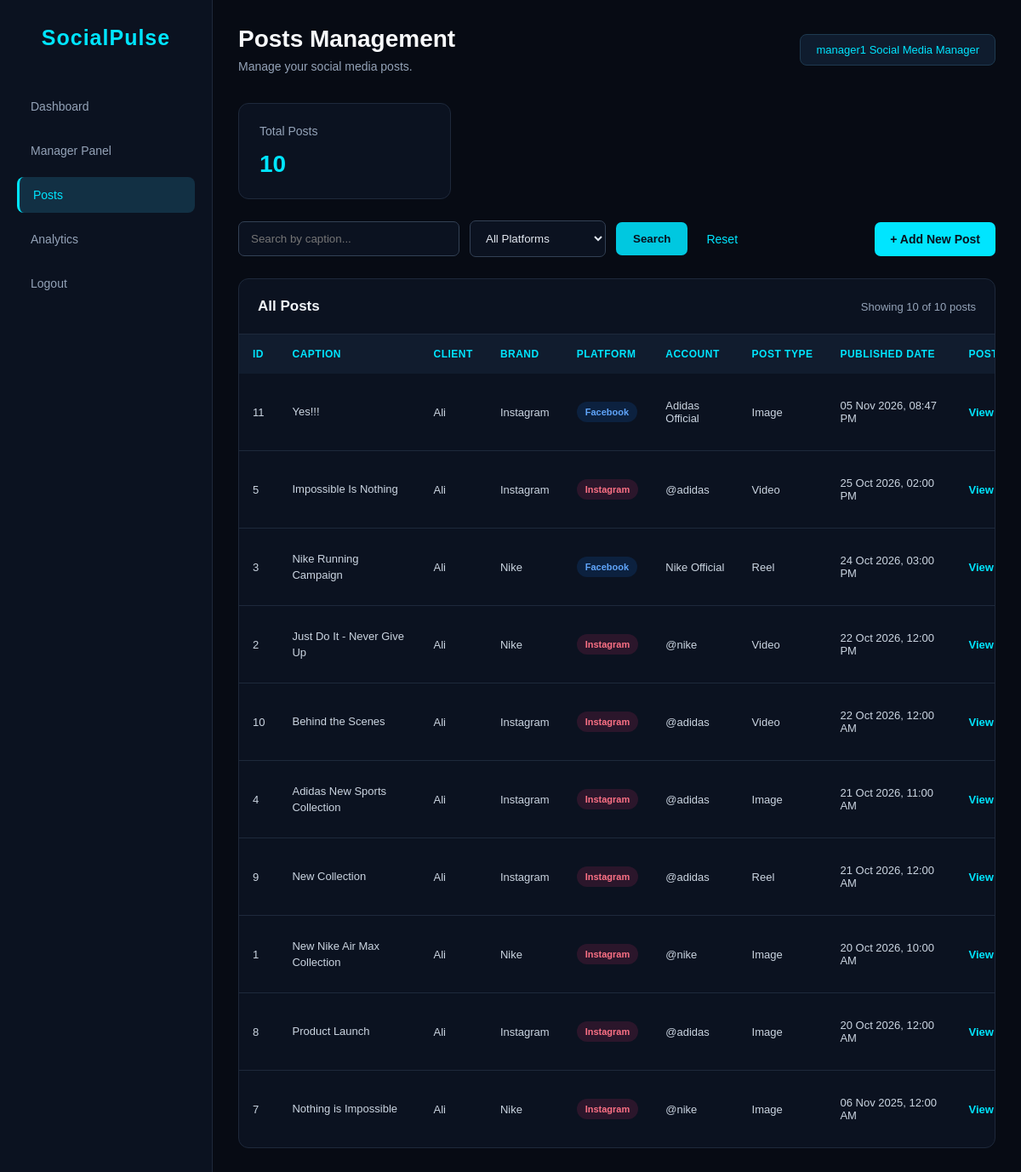
Page /public/posts.php (signed in) on the committed database.
### tables this page shows
CREATE TABLE `posts` (
  `post_id` int NOT NULL AUTO_INCREMENT,
  `account_id` int NOT NULL,
  `caption` text,
  `post_type` varchar(50) DEFAULT NULL,
  `published_at` datetime DEFAULT NULL,
  `post_url` varchar(500) DEFAULT NULL,
  PRIMARY KEY (`post_id`),
  KEY `account_id` (`account_id`),
  CONSTRAINT `posts_ibfk_1` FOREIGN KEY (`account_id`) REFERENCES `social_accounts` (`account_id`) ON DELETE CASCADE
);

CREATE TABLE `clients` (
  `client_id` int NOT NULL AUTO_INCREMENT,
  `client_name` varchar(100) NOT NULL,
  `created_at` timestamp NULL DEFAULT CURRENT_TIMESTAMP,
  PRIMARY KEY (`client_id`)
);

CREATE TABLE `brands` (
  `brand_id` int NOT NULL AUTO_INCREMENT,
  `client_id` int NOT NULL,
  `brand_name` varchar(100) NOT NULL,
  `created_at` timestamp NULL DEFAULT CURRENT_TIMESTAMP,
  PRIMARY KEY (`brand_id`),
  KEY `client_id` (`client_id`),
  CONSTRAINT `brands_ibfk_1` FOREIGN KEY (`client_id`) REFERENCES `clients` (`client_id`)
);

CREATE TABLE `social_accounts` (
  `account_id` int NOT NULL AUTO_INCREMENT,
  `brand_id` int NOT NULL,
  `platform` enum('Instagram','Facebook') NOT NULL,
  `account_name` varchar(150) NOT NULL,
  `platform_account_id` varchar(150) DEFAULT NULL,
  PRIMARY KEY (`account_id`),
  KEY `brand_id` (`brand_id`),
  CONSTRAINT `social_accounts_ibfk_1` FOREIGN KEY (`brand_id`) REFERENCES `brands` (`brand_id`) ON DELETE CASCADE
);

### includes/auth.php (called while the page is built, shortened)
<?php
function getUserRole()
{
    return $_SESSION['role'] ?? null;
}

### public/posts.php (the view, shortened to what this page needs)
<?php
require_once __DIR__ . '/../config/database.php';
require_once __DIR__ . '/../includes/auth.php';
$userId = getUserId();
$userRole = getUserRole();
$search = trim($_GET['search'] ?? '');
$limit = 10;
$page = filter_input(INPUT_GET, 'page', FILTER_VALIDATE_INT);
if (!$page || $page < 1) {
    $page = 1;
}
$offset = ($page - 1) * $limit;
$where = [];
$params = [];
if ($userRole === 'Social Media Manager') {
    $where[] = "EXISTS (
        SELECT 1
        FROM brand_members bm
        WHERE bm.brand_id = b.brand_id
        AND bm.user_id = ?
    )";
    $params[] = $userId;
}
$whereSQL = '';
if (!empty($where)) {
    $whereSQL = ' WHERE ' . implode(' AND ', $where);
}
try {
    $sql = "SELECT COUNT(*)
            FROM posts p
            INNER JOIN social_accounts sa
                ON p.account_id = sa.account_id
            INNER JOIN brands b
                ON sa.brand_id = b.brand_id
            $whereSQL";
    $stmt = $pdo->prepare($sql);
    $stmt->execute($params);
    $totalPosts = (int)$stmt->fetchColumn();
    $sql = "SELECT
                p.post_id,
                p.caption,
                p.post_type,
                p.published_at,
                p.post_url,
                sa.platform,
                sa.account_name,
                b.brand_name,
                c.client_name
            FROM posts p
            INNER JOIN social_accounts sa
                ON p.account_id = sa.account_id
            INNER JOIN brands b
                ON sa.brand_id = b.brand_id
            INNER JOIN clients c
                ON b.client_id = c.client_id
            $whereSQL
            ORDER BY p.published_at DESC
            LIMIT $limit OFFSET $offset";
    $stmt = $pdo->prepare($sql);
    $stmt->execute($params);
    $posts = $stmt->fetchAll(PDO::FETCH_ASSOC);
} catch (PDOException $e) {
    error_log($e->getMessage());
    http_response_code(500);
    exit('Unable to load posts. Please try again.');
}
function escape($value)
{
    return htmlspecialchars((string)$value, ENT_QUOTES, 'UTF-8');
}
?>
<!DOCTYPE html>
<html lang="en">
<head>
    <link rel="stylesheet" href="../assets/css/dashboard.css">
    <link rel="stylesheet" href="../assets/css/posts.css">
</head>
<body>
    <div class="dashboard-container">
        <aside class="sidebar">
            <h2>SocialPulse</h2>
            <nav>
                <a href="dashboard.php">Dashboard</a>
                <?php if ($userRole === 'Social Media Manager'): ?>
                    <a href="manager/index.php">Manager Panel</a>
                <?php endif; ?>
                <a href="posts.php" class="active">Posts</a>
                <a href="metrics.php">Analytics</a>
                <a href="logout.php">Logout</a>
            </nav>
        </aside>
        <main class="main-content">
            <header class="topbar">
                <div>
                    <h1>Posts Management</h1>
                    <p>Manage your social media posts.</p>
                </div>
                <div class="user-info">
                    <span><?= escape($_SESSION['name'] ?? 'User') ?></span>
                    <span><?= escape($userRole) ?></span>
                </div>
            </header>
            <section class="posts-summary">
                <div class="analytics-card">
                    <h3>Total Posts</h3>
                    <h2><?= number_format($totalPosts) ?></h2>
                </div>
            </section>
            <section class="posts-toolbar">
                <form method="GET" action="posts.php" class="posts-filter-form">
                    <input
                        type="text"
                        name="search"
                        placeholder="Search by caption..."
                        value="<?= escape($search) ?>">
                    <select name="platform">
                        <option value="">All Platforms</option>
                    </select>
                    <button type="submit">Search</button>
                    <a href="posts.php">Reset</a>
                </form>
                <a href="posts/add.php" class="add-post-btn">
                    + Add New Post
                </a>
            </section>
            <section class="posts-table-container">
                <div class="table-header">
                    <h3>All Posts</h3>
                    <span>
                        Showing <?= count($posts) ?> of <?= $totalPosts ?> posts
                    </span>
                </div>
                <?php if (empty($posts)): ?>
                    <div class="empty-state">
                        <h3>No Posts Found</h3>
                        <p>
                            No posts match your search or filter.
                        </p>
                    </div>
                <?php else: ?>
                    <div class="table-responsive">
                        <table class="posts-table">
                            <thead>
                                <tr>
                                    <th>ID</th>
                                    <th>Caption</th>
                                    <th>Client</th>
                                    <th>Brand</th>
                                    <th>Platform</th>
                                    <th>Account</th>
                                    <th>Post Type</th>
                                    <th>Published Date</th>
                                    <th>Post URL</th>
                                </tr>
                            </thead>
                            <tbody>
                                <?php foreach ($posts as $post): ?>
                                    <tr>
                                        <td>
                                            <?= (int)$post['post_id'] ?>
                                        </td>
                                        <td class="caption-cell">
                                            <?= escape($post['caption']) ?>
                                        </td>
                                        <td>
                                            <?= escape($post['client_name']) ?>
                                        </td>
                                        <td>
                                            <?= escape($post['brand_name']) ?>
                                        </td>
                                        <td>
                                            <span class="platform-badge
                                            <?= strtolower(escape($post['platform'])) ?>">
                                                <?= escape($post['platform']) ?>
                                            </span>
                                        </td>
                                        <td>
                                            <?= escape($post['account_name']) ?>
                                        </td>
                                        <td>
                                            <?= escape($post['post_type']) ?>
                                        </td>
                                        <td>
                                            <?= escape(
                                                date(
                                                    'd M Y, h:i A',
                                                    strtotime($post['published_at'])
                                                )
                                            ) ?>
                                        </td>
                                        <td>
                                            <?php if (!empty($post['post_url'])): ?>
                                                <a
                                                    href="<?= escape($post['post_url']) ?>"
                                                    target="_blank"
                                                    rel="noopener noreferrer"
                                                    class="post-link">
                                                    View Post
                                                </a>
                                            <?php else: ?>
                                                <span>-</span>
                                            <?php endif; ?>
                                        </td>
                                    </tr>
                                <?php endforeach; ?>
                            </tbody>
                        </table>
                    </div>
                <?php endif; ?>
            </section>
        </main>
    </div>
</body>
</html>

### assets/css/dashboard.css (style rules this page uses)
* { margin: 0; padding: 0; box-sizing: border-box; }
body { font-family: Arial, Helvetica, sans-serif; background: #070b14; color: #e2e8f0; }
a { text-decoration: none; color: inherit; }
button, input { font-family: inherit; }
.dashboard-container { display: flex; min-height: 100vh; }
.sidebar { width: 250px; min-width: 250px; background: #0b1220; border-right: 1px solid #1e293b; padding: 30px 20px; display: flex; flex-direction: column; }
.sidebar h2 { color: #00e5ff; font-size: 25px; margin-bottom: 45px; text-align: center; letter-spacing: 1px; }
.sidebar nav { display: flex; flex-direction: column; gap: 10px; }
.sidebar nav a { display: block; padding: 13px 16px; color: #94a3b8; border-radius: 8px; font-size: 14px; transition: 0.3s ease; }
.sidebar nav a.active { background: #123044; color: #00e5ff; border-left: 3px solid #00e5ff; }
.main-content { flex: 1; min-width: 0; padding: 30px; overflow-x: hidden; }
.topbar { display: flex; justify-content: space-between; align-items: center; gap: 20px; margin-bottom: 35px; }
.topbar h1 { font-size: 28px; margin-bottom: 8px; color: #f8fafc; }
.topbar p { color: #94a3b8; font-size: 14px; }
.user-info { background: #0f1c2e; border: 1px solid #1e3a50; padding: 10px 18px; border-radius: 8px; color: #00e5ff; font-size: 13px; }
.analytics-card { background: #0b1220; border: 1px solid #1e293b; padding: 24px; border-radius: 12px; transition: 0.3s ease; min-width: 0; }
.analytics-card h3 { color: #94a3b8; font-size: 14px; font-weight: normal; margin-bottom: 15px; }
.analytics-card h2 { color: #00e5ff; font-size: 28px; font-weight: bold; overflow-wrap: anywhere; }

### assets/css/posts.css (style rules this page uses)
.posts-summary { margin-bottom: 25px; }
.posts-summary .analytics-card { max-width: 250px; }
.posts-toolbar { display: flex; justify-content: space-between; align-items: center; flex-wrap: wrap; gap: 20px; margin-bottom: 25px; }
.posts-filter-form { display: flex; align-items: center; flex-wrap: wrap; gap: 12px; }
.posts-filter-form input, .posts-filter-form select { background: #0b1220; color: #e2e8f0; border: 1px solid #334155; border-radius: 7px; padding: 12px 14px; outline: none; }
.posts-filter-form input { width: 260px; }
.posts-filter-form select { min-width: 160px; }
.posts-filter-form button { background: #00c8e0; color: #07111e; border: none; padding: 12px 20px; border-radius: 7px; font-weight: bold; cursor: pointer; transition: 0.3s; }
.posts-filter-form a { color: #00e5ff; padding: 10px; font-size: 14px; }
.add-post-btn { display: inline-block; background: #00e5ff; color: #07111e; padding: 12px 18px; border-radius: 7px; font-size: 14px; font-weight: bold; transition: 0.3s; }
.posts-table-container { background: #0b1220; border: 1px solid #1e293b; border-radius: 12px; overflow: hidden; }
.table-header { display: flex; justify-content: space-between; align-items: center; flex-wrap: wrap; gap: 12px; padding: 22px; border-bottom: 1px solid #1e293b; }
.table-header h3 { color: #f1f5f9; font-size: 17px; }
.table-header span { color: #94a3b8; font-size: 13px; }
.table-responsive { width: 100%; overflow-x: auto; }
.posts-table { width: 100%; border-collapse: collapse; min-width: 1050px; }
.posts-table th { background: #111c2e; color: #00e5ff; text-align: left; padding: 16px; font-size: 12px; text-transform: uppercase; letter-spacing: 0.5px; white-space: nowrap; }
.posts-table td { padding: 16px; border-bottom: 1px solid #1e293b; color: #cbd5e1; font-size: 13px; }
.posts-table tbody tr { transition: 0.2s; }
.posts-table tbody tr:last-child td { border-bottom: none; }
.caption-cell { max-width: 220px; min-width: 150px; overflow-wrap: anywhere; line-height: 1.5; }
.platform-badge { display: inline-block; padding: 6px 10px; border-radius: 20px; font-size: 11px; font-weight: bold; }
.platform-badge.instagram { background: rgba(225, 48, 108, 0.15); color: #fb7185; }
.platform-badge.facebook { background: rgba(24, 119, 242, 0.15); color: #60a5fa; }
.post-link { color: #00e5ff; font-weight: bold; white-space: nowrap; }

### rows in the picture
posts: post_id "11", caption "Yes!!!", clients.client_name "Ali", brands.brand_name "Instagram", account.platform "Facebook", account.account_name "Adidas Official", post_type "Image", published_at "05 Nov 2026, 08:47 PM"
posts: post_id "5", caption "Impossible Is Nothing", clients.client_name "Ali", brands.brand_name "Instagram", account.platform "Instagram", account.account_name "@adidas", post_type "Video", published_at "25 Oct 2026, 02:00 PM"
posts: post_id "3", caption "Nike Running Campaign", clients.client_name "Ali", brands.brand_name "Nike", account.platform "Facebook", account.account_name "Nike Official", post_type "Reel", published_at "24 Oct 2026, 03:00 PM"
posts: post_id "2", caption "Just Do It - Never Give Up", clients.client_name "Ali", brands.brand_name "Nike", account.platform "Instagram", account.account_name "@nike", post_type "Video", published_at "22 Oct 2026, 12:00 PM"
posts: post_id "10", caption "Behind the Scenes", clients.client_name "Ali", brands.brand_name "Instagram", account.platform "Instagram", account.account_name "@adidas", post_type "Video", published_at "22 Oct 2026, 12:00 AM"
posts: post_id "4", caption "Adidas New Sports Collection", clients.client_name "Ali", brands.brand_name "Instagram", account.platform "Instagram", account.account_name "@adidas", post_type "Image", published_at "21 Oct 2026, 11:00 AM"
posts: post_id "9", caption "New Collection", clients.client_name "Ali", brands.brand_name "Instagram", account.platform "Instagram", account.account_name "@adidas", post_type "Reel", published_at "21 Oct 2026, 12:00 AM"
posts: post_id "1", caption "New Nike Air Max Collection", clients.client_name "Ali", brands.brand_name "Nike", account.platform "Instagram", account.account_name "@nike", post_type "Image", published_at "20 Oct 2026, 10:00 AM"
posts: post_id "8", caption "Product Launch", clients.client_name "Ali", brands.brand_name "Instagram", account.platform "Instagram", account.account_name "@adidas", post_type "Image", published_at "20 Oct 2026, 12:00 AM"
posts: post_id "7", caption "Nothing is Impossible", clients.client_name "Ali", brands.brand_name "Nike", account.platform "Instagram", account.account_name "@nike", post_type "Image", published_at "06 Nov 2025, 12:00 AM"

### other values in the picture
$_SESSION['name'] "manager1"
$userRole "Social Media Manager"
$totalPosts "10"
count($posts) "10"
